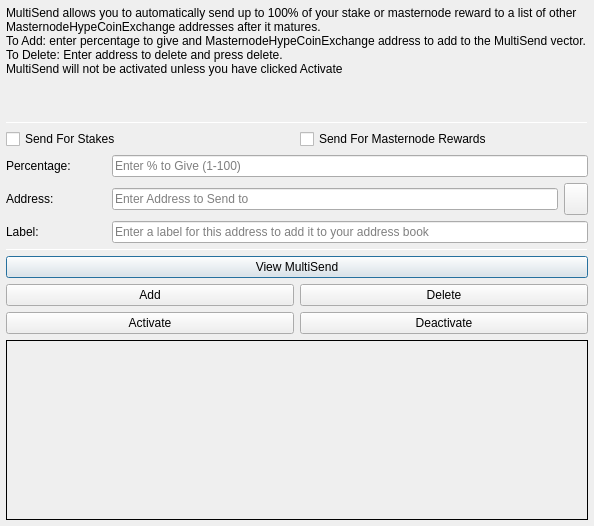
<?xml version="1.0" encoding="UTF-8"?>
<ui version="4.0">
 <class>MultiSendDialog</class>
 <widget class="QDialog" name="MultiSendDialog">
  <property name="windowModality">
   <enum>Qt::NonModal</enum>
  </property>
  <property name="geometry">
   <rect>
    <x>0</x>
    <y>0</y>
    <width>594</width>
    <height>526</height>
   </rect>
  </property>
  <property name="windowTitle">
   <string>MultiSend</string>
  </property>
  <layout class="QVBoxLayout" name="verticalLayout" stretch="0">
   <property name="leftMargin">
    <number>6</number>
   </property>
   <property name="topMargin">
    <number>6</number>
   </property>
   <property name="rightMargin">
    <number>6</number>
   </property>
   <property name="bottomMargin">
    <number>6</number>
   </property>
   <item>
    <layout class="QVBoxLayout" name="verticalLayout_Main" stretch="1,1,1,0,1,1,1">
     <item>
      <widget class="QLabel" name="label_2">
       <property name="lineWidth">
        <number>1</number>
       </property>
       <property name="text">
        <string>MultiSend allows you to automatically send up to 100% of your stake or masternode reward to a list of other MasternodeHypeCoinExchange addresses after it matures.
To Add: enter percentage to give and MasternodeHypeCoinExchange address to add to the MultiSend vector.
To Delete: Enter address to delete and press delete.
MultiSend will not be activated unless you have clicked Activate</string>
       </property>
       <property name="alignment">
        <set>Qt::AlignLeading|Qt::AlignLeft|Qt::AlignTop</set>
       </property>
       <property name="wordWrap">
        <bool>true</bool>
       </property>
      </widget>
     </item>
     <item>
      <widget class="Line" name="line">
       <property name="minimumSize">
        <size>
         <width>0</width>
         <height>1</height>
        </size>
       </property>
       <property name="maximumSize">
        <size>
         <width>16777215</width>
         <height>1</height>
        </size>
       </property>
       <property name="orientation">
        <enum>Qt::Horizontal</enum>
       </property>
      </widget>
     </item>
     <item>
      <layout class="QVBoxLayout" name="verticalLayout_Settings">
       <item>
        <layout class="QHBoxLayout" name="horizontalLayout">
         <item>
          <widget class="QCheckBox" name="multiSendStakeCheckBox">
           <property name="text">
            <string>Send For Stakes</string>
           </property>
          </widget>
         </item>
         <item>
          <widget class="QCheckBox" name="multiSendMasternodeCheckBox">
           <property name="text">
            <string>Send For Masternode Rewards</string>
           </property>
          </widget>
         </item>
        </layout>
       </item>
       <item>
        <layout class="QHBoxLayout" name="horizontalLayout_6">
         <item>
          <widget class="QLabel" name="label">
           <property name="minimumSize">
            <size>
             <width>100</width>
             <height>0</height>
            </size>
           </property>
           <property name="toolTip">
            <string>Percentage of stake to send</string>
           </property>
           <property name="text">
            <string>Percentage:</string>
           </property>
          </widget>
         </item>
         <item>
          <widget class="QLineEdit" name="multiSendPercentEdit">
           <property name="toolTip">
            <string>Enter whole numbers 1 - 100</string>
           </property>
           <property name="placeholderText">
            <string>Enter % to Give (1-100)</string>
           </property>
          </widget>
         </item>
        </layout>
       </item>
       <item>
        <layout class="QHBoxLayout" name="horizontalLayout_7">
         <item>
          <widget class="QLabel" name="label_5">
           <property name="minimumSize">
            <size>
             <width>100</width>
             <height>0</height>
            </size>
           </property>
           <property name="toolTip">
            <string>Address to send portion of stake to</string>
           </property>
           <property name="text">
            <string>Address:</string>
           </property>
          </widget>
         </item>
         <item>
          <widget class="QLineEdit" name="multiSendAddressEdit">
           <property name="toolTip">
            <string/>
           </property>
           <property name="placeholderText">
            <string>Enter Address to Send to</string>
           </property>
          </widget>
         </item>
         <item>
          <widget class="QToolButton" name="addressBookButton">
           <property name="maximumSize">
            <size>
             <width>16777215</width>
             <height>32</height>
            </size>
           </property>
           <property name="toolTip">
            <string>Choose an address from the address book</string>
           </property>
           <property name="text">
            <string/>
           </property>
           <property name="icon">
            <iconset resource="../mhce.qrc">
             <normaloff>:/icons/address-book</normaloff>:/icons/address-book</iconset>
           </property>
           <property name="shortcut">
            <string>Alt+A</string>
           </property>
          </widget>
         </item>
        </layout>
       </item>
      </layout>
     </item>
     <item>
      <layout class="QHBoxLayout" name="horizontalLayout_3">
       <item>
        <widget class="QLabel" name="label_3">
         <property name="minimumSize">
          <size>
           <width>100</width>
           <height>0</height>
          </size>
         </property>
         <property name="text">
          <string>Label:</string>
         </property>
        </widget>
       </item>
       <item>
        <widget class="QLineEdit" name="labelAddressLabelEdit">
         <property name="placeholderText">
          <string>Enter a label for this address to add it to your address book</string>
         </property>
        </widget>
       </item>
      </layout>
     </item>
     <item>
      <widget class="Line" name="line_2">
       <property name="minimumSize">
        <size>
         <width>0</width>
         <height>1</height>
        </size>
       </property>
       <property name="maximumSize">
        <size>
         <width>16777215</width>
         <height>1</height>
        </size>
       </property>
       <property name="orientation">
        <enum>Qt::Horizontal</enum>
       </property>
      </widget>
     </item>
     <item>
      <layout class="QVBoxLayout" name="verticalLayout_Buttons">
       <item>
        <layout class="QHBoxLayout" name="horizontalLayout_4">
         <item>
          <widget class="QPushButton" name="viewButton">
           <property name="toolTip">
            <string/>
           </property>
           <property name="statusTip">
            <string>View MultiSend Vector</string>
           </property>
           <property name="text">
            <string>View MultiSend</string>
           </property>
          </widget>
         </item>
        </layout>
       </item>
       <item>
        <layout class="QHBoxLayout" name="horizontalLayout_2">
         <item>
          <widget class="QPushButton" name="addButton">
           <property name="toolTip">
            <string/>
           </property>
           <property name="statusTip">
            <string>Add to MultiSend Vector</string>
           </property>
           <property name="text">
            <string>Add</string>
           </property>
          </widget>
         </item>
         <item>
          <widget class="QPushButton" name="deleteButton">
           <property name="toolTip">
            <string/>
           </property>
           <property name="statusTip">
            <string>Delete Address From MultiSend Vector</string>
           </property>
           <property name="text">
            <string>Delete</string>
           </property>
          </widget>
         </item>
        </layout>
       </item>
       <item>
        <layout class="QHBoxLayout" name="horizontalLayout_5">
         <item>
          <widget class="QPushButton" name="activateButton">
           <property name="statusTip">
            <string>Activate MultiSend</string>
           </property>
           <property name="text">
            <string>Activate</string>
           </property>
          </widget>
         </item>
         <item>
          <widget class="QPushButton" name="disableButton">
           <property name="statusTip">
            <string>Deactivate MultiSend</string>
           </property>
           <property name="text">
            <string>Deactivate</string>
           </property>
          </widget>
         </item>
        </layout>
       </item>
      </layout>
     </item>
     <item>
      <widget class="QLabel" name="message">
       <property name="minimumSize">
        <size>
         <width>0</width>
         <height>180</height>
        </size>
       </property>
       <property name="frameShape">
        <enum>QFrame::Panel</enum>
       </property>
       <property name="frameShadow">
        <enum>QFrame::Plain</enum>
       </property>
       <property name="lineWidth">
        <number>1</number>
       </property>
       <property name="midLineWidth">
        <number>1</number>
       </property>
       <property name="text">
        <string/>
       </property>
       <property name="alignment">
        <set>Qt::AlignLeading|Qt::AlignLeft|Qt::AlignTop</set>
       </property>
       <property name="wordWrap">
        <bool>true</bool>
       </property>
      </widget>
     </item>
    </layout>
   </item>
  </layout>
 </widget>
 <resources>
  <include location="../mhce.qrc"/>
 </resources>
 <connections/>
</ui>
